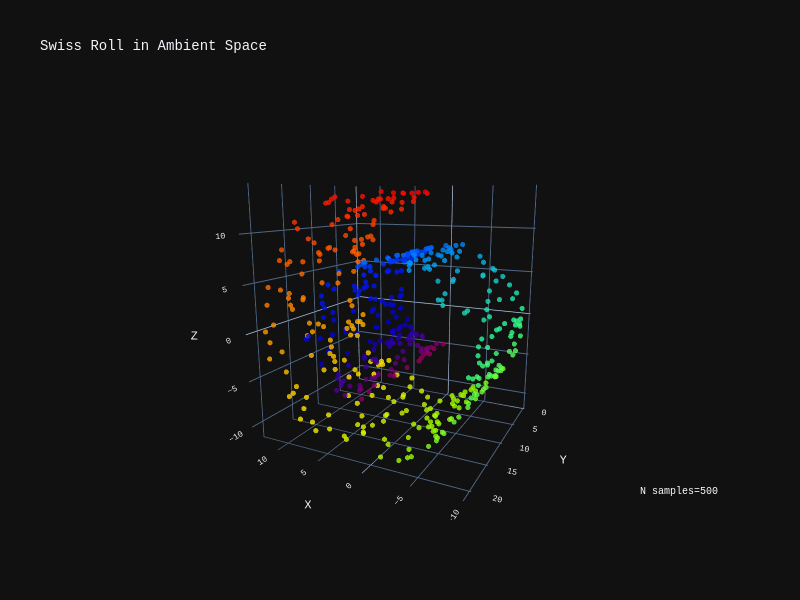
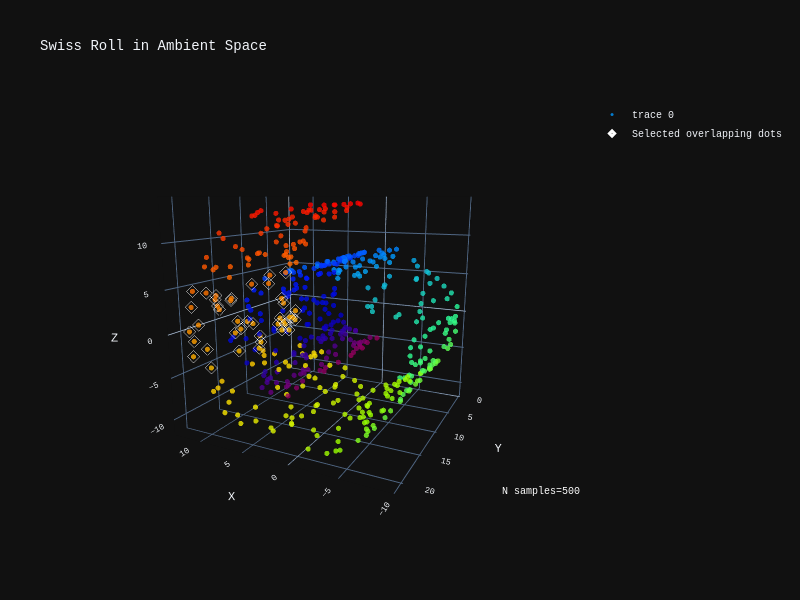

The notebook cell these images were saved under, in order:
### Markdown cell above
### Highlight overlapping dots

### Code cell
importlib.reload(Utils)

# Find indices of points that are overlapping in the tsne-space of the swiss roll
overlapping_points = np.where(
    (-5 < sr_points[:, 2]) & (sr_points[:, 2] < 5) & (sr_points[:, 0] > 10)
)

# Get coordinates of overlapping points in the swiss roll
sr_overlapping_points = sr_points[overlapping_points]

fig = Utils.plot_swiss_roll_plotly(sr_points, sr_color, n_samples=n_samples)

# add selected overlapping points overlay
fig.add_trace(
    go.Scatter3d(
        x=sr_overlapping_points[:, 0],
        y=sr_overlapping_points[:, 1],
        z=sr_overlapping_points[:, 2],
        mode="markers",
        marker=dict(
            size=4,
            color="rgba(0,0,0,0)",  # Transparent fill
            line=dict(color="white", width=3),  # Hollow diamond
            symbol="diamond",
            opacity=1,
        ),
        name="Selected overlapping dots",
    )
)
fig.update_layout(scene=dict(aspectmode="cube"), template="plotly_dark")

### Figure 1 — Plotly figure (JSON) as saved in the notebook; plotly's stock layout.template omitted (floating-point values rounded to 4 significant figures; data arrays with more than 128 entries replaced by an {"elided": "..."} marker saying what was removed)
{"data": [{"marker": {"color": {"elided": "500 float values"}, "colorscale": [[0, "rgb(150,0,90)"], [0.125, "rgb(0,0,200)"], [0.25, "rgb(0,25,255)"], [0.375, "rgb(0,152,255)"], [0.5, "rgb(44,255,150)"], [0.625, "rgb(151,255,0)"], [0.75, "rgb(255,234,0)"], [0.875, "rgb(255,111,0)"], [1, "rgb(255,0,0)"]], "opacity": 0.8, "size": 3}, "mode": "markers", "scene": "scene", "type": "scatter3d", "x": {"elided": "500 float values"}, "y": {"elided": "500 float values"}, "z": {"elided": "500 float values"}}], "layout": {"annotations": [{"font": {"color": "white"}, "showarrow": false, "text": "N samples=500", "x": 1, "xref": "paper", "y": 0.05, "yref": "paper"}], "font": {"family": "Courier New, monospace", "size": 10}, "height": 600, "scene": {"camera": {"eye": {"x": -1, "y": 2, "z": 0.5}}, "domain": {"x": [0, 1], "y": [0, 1]}, "xaxis": {"title": {"text": "X"}}, "yaxis": {"title": {"text": "Y"}}, "zaxis": {"title": {"text": "Z"}}}, "title": {"text": "Swiss Roll in Ambient Space"}, "width": 800}}

### Figure 2 — Plotly figure (JSON) as saved in the notebook; plotly's stock layout.template omitted (floating-point values rounded to 4 significant figures; data arrays with more than 128 entries replaced by an {"elided": "..."} marker saying what was removed)
{"data": [{"marker": {"color": {"elided": "500 float values"}, "colorscale": [[0, "rgb(150,0,90)"], [0.125, "rgb(0,0,200)"], [0.25, "rgb(0,25,255)"], [0.375, "rgb(0,152,255)"], [0.5, "rgb(44,255,150)"], [0.625, "rgb(151,255,0)"], [0.75, "rgb(255,234,0)"], [0.875, "rgb(255,111,0)"], [1, "rgb(255,0,0)"]], "opacity": 0.8, "size": 3}, "mode": "markers", "scene": "scene", "type": "scatter3d", "x": {"elided": "500 float values"}, "y": {"elided": "500 float values"}, "z": {"elided": "500 float values"}}, {"marker": {"color": "rgba(0,0,0,0)", "line": {"color": "white", "width": 3}, "opacity": 1, "size": 4, "symbol": "diamond"}, "mode": "markers", "name": "Selected overlapping dots", "type": "scatter3d", "x": [12.26, 12.56, 11.99, 12.51, 11.75, 12.22, 12.34, 11.98, 12.1, 11.81, 11.96, 12.29, 12.4, 12.58, 12.27, 12.57, 11.41, 12.53, 12.56, 12.03, 12.05, 12.24, 11.58, 11.46, 12.4, 11.43, 12.59, 12.5, 12.48, 12.6, 12.19, 11.8, 11.93, 12.45, 12.48, 11.24, 11.14, 12.39, 12.14, 12.19], "y": [17.27, 19.59, 19.84, 2.864, 9.187, 13.06, 9.642, 1.717, 19.34, 1.283, 3.875, 9.713, 15.7, 3.21, 12.0, 15.35, 3.45, 13.11, 13.18, 2.323, 17.78, 2.677, 4.814, 13.46, 10.62, 9.468, 18.27, 19.21, 15.75, 15.04, 0.569, 3.749, 5.107, 6.156, 12.24, 18.24, 10.24, 19.2, 4.335, 6.24], "z": [3.922, -0.1054, -2.871, -0.5423, -3.55, -2.078, 3.557, -2.902, 4.545, -3.39, -2.977, -1.787, 3.275, 0.2335, -1.878, 1.897, -4.334, 2.351, 2.127, -2.764, -2.681, 4.028, -3.968, -4.231, -1.259, -4.295, 0.3141, 2.645, 2.768, 1.376, -2.191, -3.411, -3.044, 2.998, -0.8096, -4.668, -4.867, -1.345, -2.38, 4.209]}], "layout": {"annotations": [{"font": {"color": "white"}, "showarrow": false, "text": "N samples=500", "x": 1, "xref": "paper", "y": 0.05, "yref": "paper"}], "font": {"family": "Courier New, monospace", "size": 10}, "height": 600, "scene": {"aspectmode": "cube", "camera": {"eye": {"x": -1, "y": 2, "z": 0.5}}, "domain": {"x": [0, 1], "y": [0, 1]}, "xaxis": {"title": {"text": "X"}}, "yaxis": {"title": {"text": "Y"}}, "zaxis": {"title": {"text": "Z"}}}, "title": {"text": "Swiss Roll in Ambient Space"}, "width": 800}}
